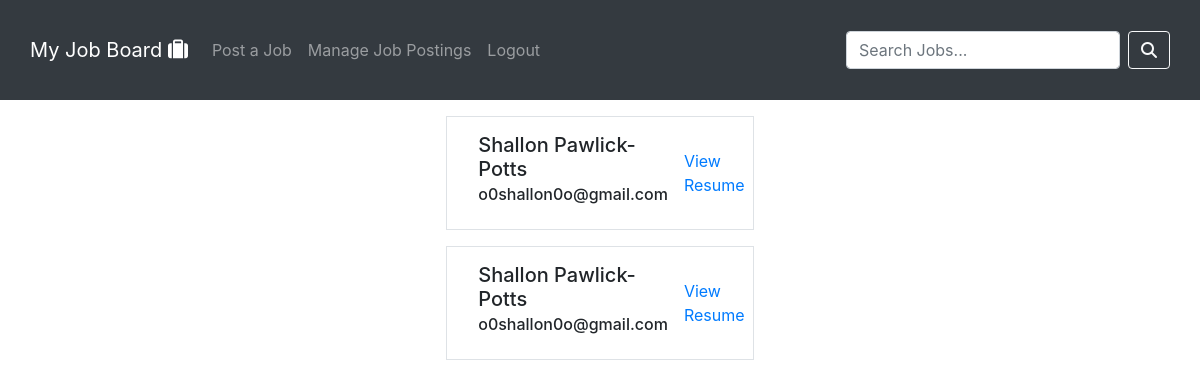
The app's page /view_applicants/3 (signed in), older data.
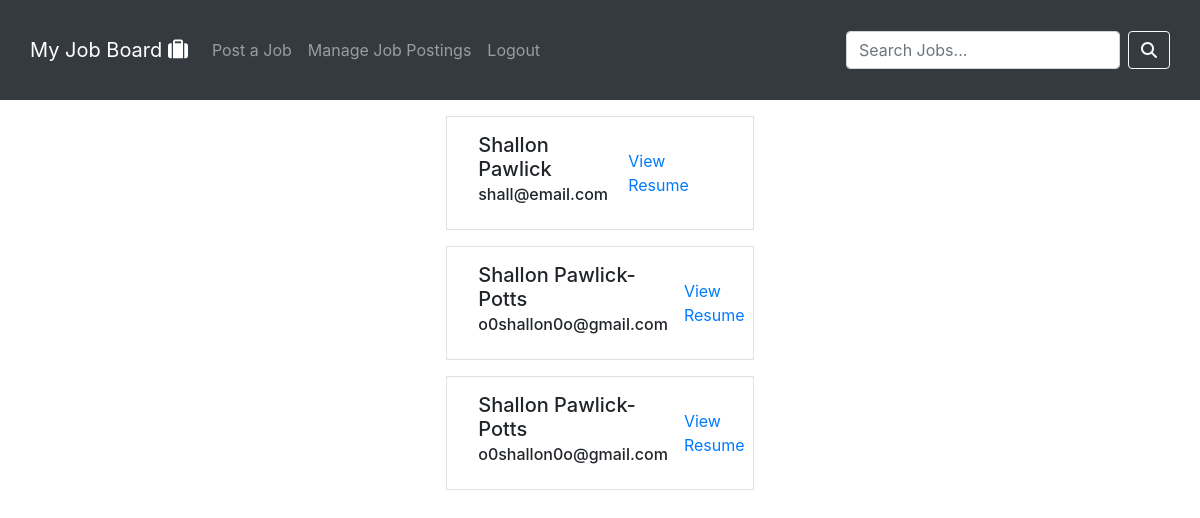
The same page, newer data.
### jobportal/models.py (models this page shows, shortened)
class Application(models.Model):
    job_listing = models.ForeignKey(JobListing, on_delete=models.CASCADE, related_name='applications')
    applicant = models.ForeignKey(User, on_delete=models.SET_NULL, related_name='applications', blank=True, null=True)
    application_date = models.DateTimeField(auto_now_add=True)
    cover_letter = models.FileField(upload_to='pdfs/cover_letters', default='txt.pdf', blank=True, null=True)
    resume = models.FileField(upload_to='pdfs/resumes', default='txt.pdf')
    first_name = models.CharField(max_length=64, unique=False)
    middle_name = models.CharField(max_length=64, unique=False, blank=True, null=True)
    last_name = models.CharField(max_length=64, unique=False)
    email = models.EmailField(unique=False)
    def get_resume_url(self):
        return self.resume.url

### jobportal/views.py (the view)
# urls.py: path("view_applicants/<int:listing_id>", views.view_applicants, name="view_applicants"),
@login_required
def view_applicants(request, listing_id):
    listing = JobListing.objects.get(pk=listing_id)
    applications = Application.objects.filter(job_listing=listing).order_by('-application_date')
    return render(request, "jobportal/view_applicants.html", {
        'applications' : applications
    })

### jobportal/templates/jobportal/view_applicants.html (shortened to what this page needs)
{% extends "jobportal/layout.html" %}
{% load static %}
{% block body %}
    {% if applications %}
        {% for applicant in applications %}
            <div class="row">
                <div class="col-sm-3 col-md-3 col-lg-3 col-xl-3 mx-auto border mt-3">
                    <div class="d-flex justify-content-between mt-3 mb-3" >
                        <div class="d-flex align-items-center">
                            <h1 class="h5 mr-3 ml-3">
                                {{ applicant.first_name }} {{ applicant.last_name }}<br>
                                <span class="h6">{{ applicant.email }}</span><br>
                            </h1>
                        </div>
                        <div class="d-flex align-items-center mr-3">
                            <a href="{{ applicant.get_resume_url }}" target="_blank">View Resume</a>
                        </div>
                    </div>
                </div>
            </div>
        {% endfor %}
    {% endif %}
{% endblock %}

Row changes from the older to the newer data that the page shows:
added Application: first_name "Shallon", last_name "Pawlick", email "shall@email.com"
